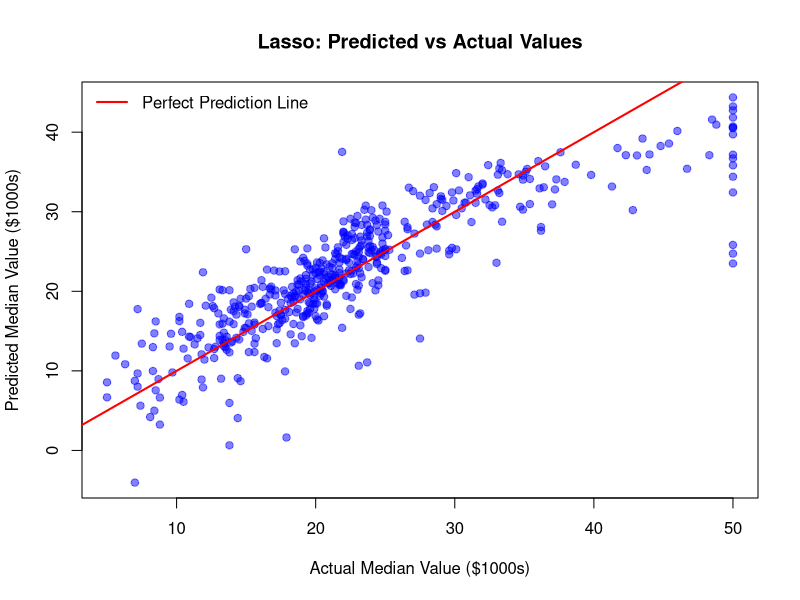

Reproduce this figure in R.
# Multiple Linear Regression and Lasso Regression Analysis

# Install packages if not already installed
if (!require(glmnet)) {
  install.packages("glmnet")
}
if (!require(ggplot2)) {
  install.packages("ggplot2")
}
if (!require(reshape2)) {
  install.packages("reshape2")
}

# Load libraries
library(glmnet)    
library(MASS)      
library(ggplot2)
library(reshape2)  

# STEP 2: Load and Prepare Data

data(Boston)
head(Boston, 3)

# Prepare the data: Separate predictors (X) and target variable (y)
X <- as.matrix(Boston[, -14])  # All columns except the 14th (medv)
y <- Boston$medv               # Target variable: median home value

# STEP 3: Fit Linear Regression Model (lm)

# Fit a standard linear model using all predictors
lm_model <- lm(medv ~ ., data = Boston)

# Extract coefficients and R-squared
lm_coef <- coef(lm_model)
lm_r_squared <- summary(lm_model)$r.squared

# Results
cat("--- Base lm() Coefficients ---\n")
print(lm_coef)
cat("\nR-squared:", lm_r_squared, "\n")


# STEP 4: Fit Lasso Regression Model with Cross-Validation

# Perform cross-validation to find the best lambda
cv_model <- cv.glmnet(X, y, alpha = 1)
best_lambda <- cv_model$lambda.min

cat("\nBest lambda from cross-validation:", best_lambda, "\n")

# Fit Lasso model with the optimal lambda
lasso_model <- glmnet(X, y, alpha = 1, lambda = best_lambda)


# STEP 5: Extract Lasso Results

# Extract Lasso coefficients
lasso_coef <- coef(lasso_model)

# Make predictions
lasso_predictions <- predict(lasso_model, newx = X)

# Calculate R-squared for Lasso
lasso_r_squared <- 1 - (sum((y - lasso_predictions)^2) / 
                          sum((y - mean(y))^2))

# Display results
cat("\n--- Lasso Coefficients ---\n")
print(lasso_coef)
cat("\nLasso R-squared:", lasso_r_squared, "\n")

# STEP 6: Compare Results

cat("\n--- R-squared Comparison ---\n")
cat("Base lm() R-squared:", lm_r_squared, "\n")
cat("Lasso glmnet R-squared:", lasso_r_squared, "\n")
cat("\nDifference:", lm_r_squared - lasso_r_squared, "\n")

# Plot: Predicted vs Actual Values
# Shows model accuracy
plot(y, lasso_predictions, 
     main = "Lasso: Predicted vs Actual Values",
     xlab = "Actual Median Value ($1000s)", 
     ylab = "Predicted Median Value ($1000s)",
     pch = 19, col = rgb(0, 0, 1, 0.5))
abline(0, 1, col = "red", lwd = 2)
legend("topleft", legend = "Perfect Prediction Line", 
       col = "red", lwd = 2, bty = "n")

